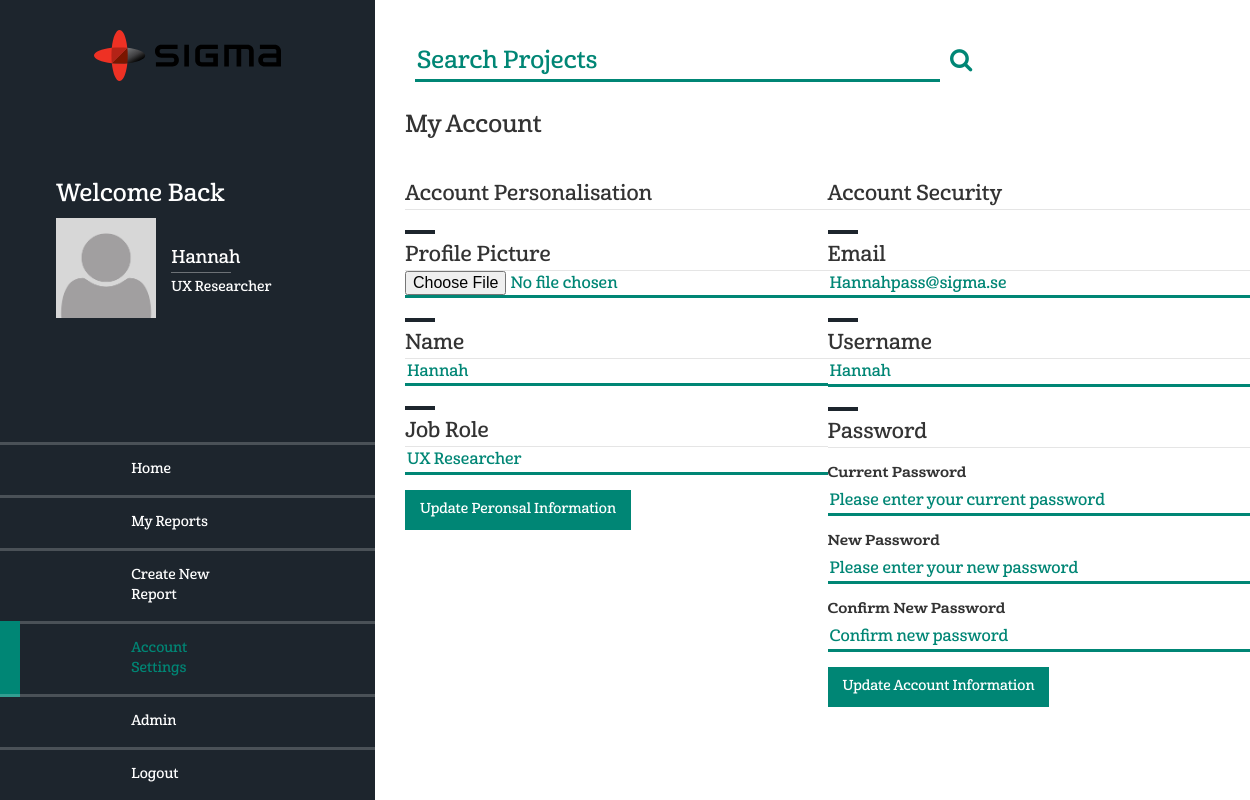
/account.php (signed in), run on the app's committed database.
### tables this page shows
CREATE TABLE `team` (
  `id` int(11) NOT NULL,
  `name` varchar(30) NOT NULL,
  `job_role` varchar(30) NOT NULL,
  `email` varchar(50) NOT NULL,
  `username` varchar(30) NOT NULL,
  `password` varchar(50) NOT NULL,
  `profile_picture` varchar(100) NOT NULL,
  `power` varchar(15) NOT NULL,
  `team_group` varchar(10) NOT NULL
);

### php/partials/_account.php (the view, shortened to what this page needs)
<?php
require_once("./php/settings/db_connect.php");
$user = $_SESSION['user_id'];
$userInfo = "SELECT * FROM team WHERE id =" . $user;
$query = mysqli_query($link,$userInfo);
$user = mysqli_fetch_array($query);
$account = '<section class="account">';
  $account .= '<h3>My Account</h3>';
  $account .= '<section class="personal">';
    $account .= '<form action="./php/functions/SQL/_personalUpdate.php" class="personal_form" method="post" enctype="multipart/form-data" id="personal_form">';
      $account .= '<legend>Account Personalisation</legend>';
      $account .= '<input type="hidden" id="id" name="id" value="' . $user['id'] . '">';
      $account .= '<legend>Profile Picture</legend>';
      $account .= '<input type="file" id="fileToUpload" name="fileToUpload">';
      $account .= '<legend>Name</legend>';
      $account .= '<input type="text" id="name" name="name" value="' . $user['name'] . '" placeholder="Please enter a name" required minlength="4">';
      $account .= '<legend>Job Role</legend>';
      $account .= '<input type="text" id="jr" name="jr" placeholder="Please enter a job role" value="' . $user['job_role'] . '" required minlength="6">';
      $account .= '<button class="update" type="Submit">Update Peronsal Information</button>';
    $account .= '</form>';
  $account .= '</section>';
  $account .= '<section class="security">';
    $account .= '<form action="./php/functions/SQL/_securityUpdate.php" method="POST" id="security_form" class="security_form">';
      $account .= '<legend>Account Security</legend>';
      $account .= '<input type="hidden" id="id" name="id" value="' . $user['id'] . '">';
      $account .= '<legend>Email</legend>';
      $account .= '<input type="email" id="email" name="email" placeholder="Please enter an email" value="' . $user['email'] . '" required>';
      $account .= '<legend>Username</legend>';
      $account .= '<input type="text" id="uname" name="uname" placeholder="Please enter a username" value="' . $user['username'] . '" required minlength="5">';
      $account .= '<legend>Password</legend>';
      $account .= '<label>Current Password</label>';
      $account .= '<input type="password" id="pword" name="pword" placeholder="Please enter your current password" required minlength="4">';
      $account .= '<label>New Password</label>';
      $account .= '<input type="password" id="npword" name="npword" placeholder="Please enter your new password" required minlength="4">';
      $account .= '<label>Confirm New Password</label>';
      $account .= '<input type="password" id="cpword" name="cpword" placeholder="Confirm new password" required minlength="4">';
      $account .= '<button class="update" type="submit">Update Account Information</button>';
    $account .= '</form>';
  $account .= '</section>';
$account .= '</section>';
echo $account;
?>

### php/partials/nav.php (shortened to what this page needs)
<?php
require_once("./php/settings/db_connect.php");
$privileges = "SELECT * FROM team WHERE id = " . $_SESSION['user_id'];
$result     = mysqli_query($link, $privileges);
if ($result) {
    $data  = mysqli_fetch_array($result);
    $power = $data['power'];
    $name  = $data['name'];
    $job   = $data['job_role'];
    $img   = $data['profile_picture'];
}
function active($currect_page)
{
    $url_array = explode('/', $_SERVER['REQUEST_URI']);
    $url       = end($url_array);
    if ($currect_page == $url) {
        echo 'active';
    }
}
?>
<nav role="navigation" id="navigation">
  <img  src="./assets/img/sigma-logo.svg" alt="" class="brand">
  <section class="profile">
    <h3>Welcome Back</h3>
    <img class="profileImg" src="./assets/img/<?php echo $img;?>" alt="">
    <?php
      echo '<h4>' . $name . '</h4>';
      echo '<h5>' . $job . '</h5>';
    ?>
  </section>
  <ul>
    <li class="<?php
?>"><a href="./dashboard.php"><i></i>Home</a></li>
    <li class="<?php active('dashboard.php?id=*');?>"><a href="./dashboard.php?id=<?php echo $data['name'];?>"><i></i>My Reports</a></li>
    <li class="<?php active('create.php');?>"><a href="./create.php"><i></i>Create New Report</a></li>
    <li class="<?php active('account.php'); ?>"><a href="./account.php"><i></i>Account Settings</a></li>
    <?php
      if ($power !== "researcher") {
    ?>
        <li class="<?php active('admin.php');?>"><a href="./admin.php"><i></i>Admin</a></li>
    <?php
      }
    ?>
    <li class="logout"><a href="./php/functions/_logout.php"><i></i>Logout</a></li>
  </ul>
</nav>

### data on the page
team: profile_picture (placeholder picture), name "Hannah", job_role "UX Researcher", jr "UX Researcher", email "Hannahpass@sigma.se", uname "Hannah"
